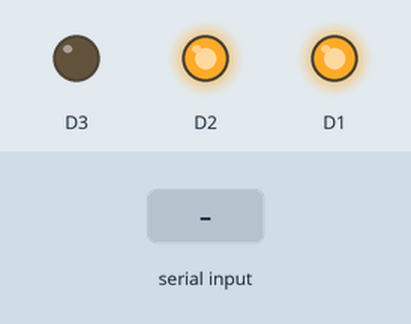
This sketch was run on a simulated ESP8266 (NodeMCU). On the bench: output pins drawn as LEDs (lit = HIGH). Dashed ring = blinking. Inputs (shaded band) come from the test bench. WiFi joins after 1.5 s; servers stay silent unless stated; network time is answered at once with the bench clock; the local clock reads 2024-03-15 10:24:30 at power-on unless the sketch sets it; what the sketch prints to the serial monitor is not drawn.

Above: at 2.7 s.
2.8 s: "A" received over Serial
At 4.08 s:
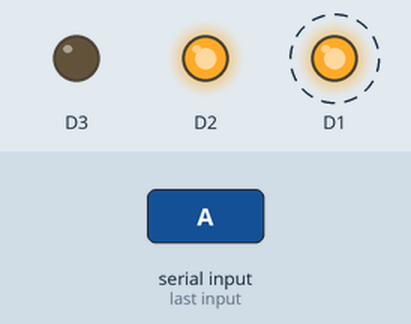
At 9.1 s:
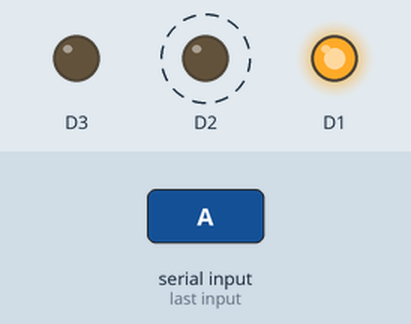
Timing chart, 0 to 14.8 s (numbered marks = the images above; inputs shaded):
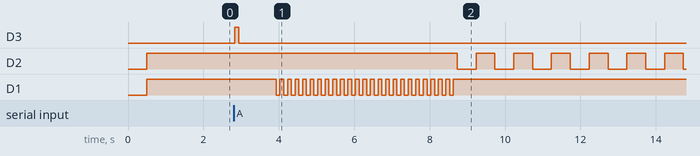

Measured:
- after the input at 2.8 s, D3: LOW → HIGH at once, → LOW 0.10 s later; D2: alternates HIGH for 0.50 s and LOW for 0.50 s, starting after 5.9 s; D1: alternates HIGH for 0.10 s and LOW for 0.10 s, 48 changes in all, then stays HIGH, starting after 1.1 s

The sketch:

8051_Clock_Setter.ino
```cpp
#include <NTPClient.h>
#include <ESP8266WiFi.h>
#include <WiFiUdp.h>

int hf;
int mf;
int i;
int j;
char k;

const char *ssid     = "SK WIFI";
const char *password = "soham@2000";

const long utcOffsetInSeconds = 19800;

char daysOfTheWeek[7][12] = {"Sunday", "Monday", "Tuesday", "Wednesday", "Thursday", "Friday", "Saturday"};

// Define NTP Client to get time
WiFiUDP ntpUDP;
NTPClient timeClient(ntpUDP, "pool.ntp.org", utcOffsetInSeconds);

void setup(){
  Serial.begin(9600);

  WiFi.begin(ssid, password);

  while ( WiFi.status() != WL_CONNECTED ) {
    delay ( 500 );
    Serial.print ( "." );
    pinMode(D1,OUTPUT);
    pinMode(D2,OUTPUT);
    pinMode(D3,OUTPUT);
    digitalWrite(D1,1);
    digitalWrite(D2,1);
    digitalWrite(D3,0);
  }

  timeClient.begin();
}

void loop() {
  if(Serial.available()>0){
    k=Serial.read();
    Serial.println(k);
    if(k=='A'){
    timeClient.update();
    hf=timeClient.getHours();
    mf=timeClient.getMinutes();
    digitalWrite(D3,1);
    delay(100);
    digitalWrite(D3,0);
    delay(1000);
    for(i=0;i<mf;i++){
    digitalWrite(D1,LOW);
    delay(100);
    digitalWrite(D1,HIGH);
    delay(100);
    }
    Serial.println(hf);
    for(i=0;i<hf;i++){
    digitalWrite(D2,LOW);
    delay(500);
    digitalWrite(D2,HIGH);
    delay(500);
    }
    Serial.println("Done Setting");
    Serial.println(hf);
  }
  }


}
```
